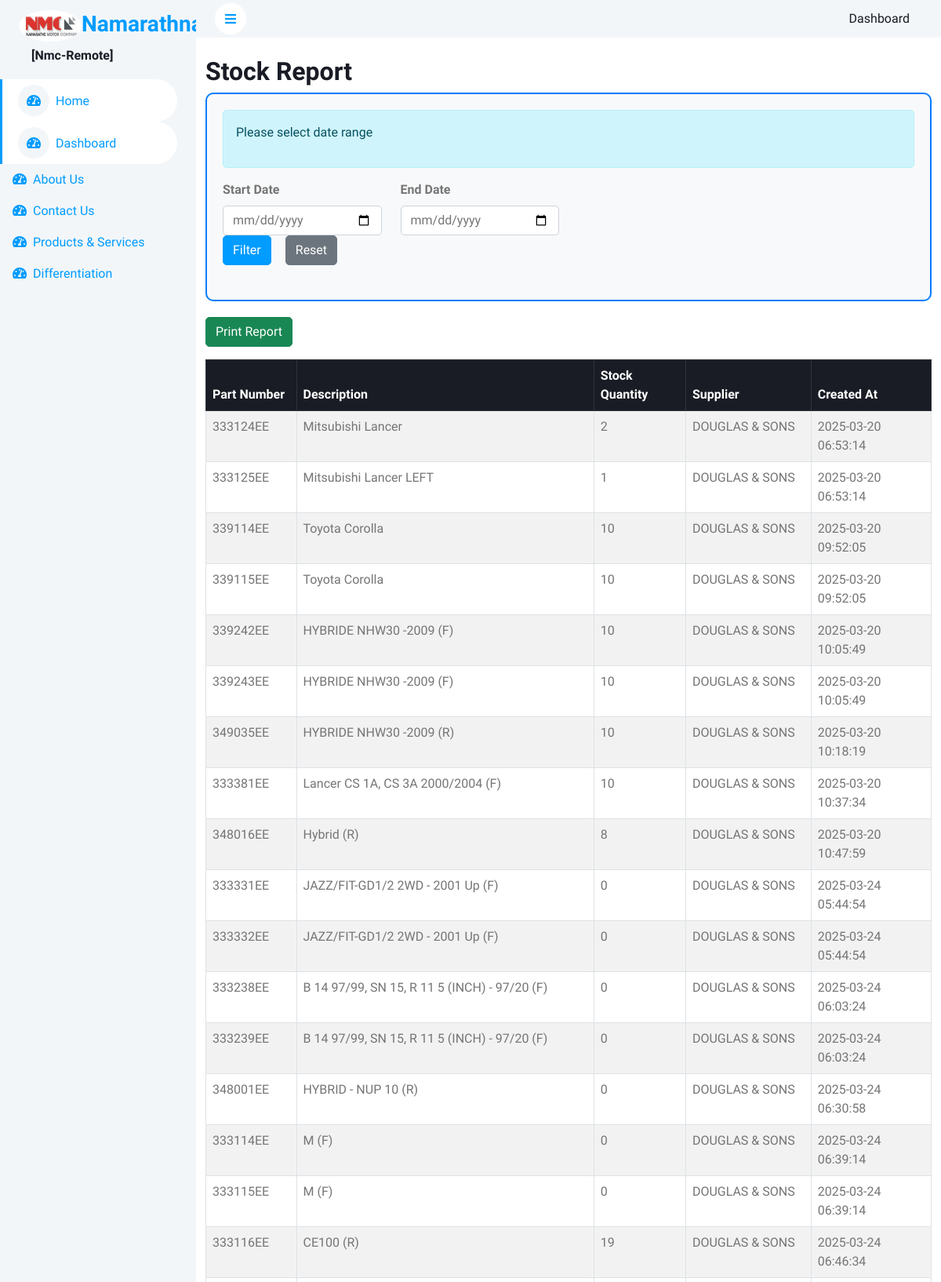
The page /report_stocks.php (signed in, upper part) on the database its author committed.
### tables this page shows
CREATE TABLE `stocks` (
  `id` int(11) NOT NULL,
  `location_id` int(11) NOT NULL,
  `part_number` varchar(50) NOT NULL,
  `description` varchar(255) DEFAULT NULL,
  `image` varchar(255) DEFAULT NULL,
  `category_id` int(11) DEFAULT NULL,
  `cost` decimal(10,2) DEFAULT 0.00,
  `selling_price` decimal(10,2) DEFAULT 0.00,
  `stock_quantity` int(11) DEFAULT 0,
  `supplier_id` int(11) DEFAULT NULL,
  `model_id` int(11) DEFAULT NULL,
  `created_at` timestamp NOT NULL DEFAULT current_timestamp(),
  `flag` enum('active','inactive') NOT NULL DEFAULT 'active',
  `brand_id` int(11) DEFAULT NULL,
  `type_id` int(11) NOT NULL DEFAULT 3,
  `pricelistpage` int(11) NOT NULL,
  `oem_number` varchar(25) NOT NULL,
  `fifo_queue_id` int(11) DEFAULT NULL,
  `rack_id` int(11) DEFAULT 5 COMMENT 'Reference to rack location',
  `alert_threshold` int(11) DEFAULT 5 COMMENT 'Minimum quantity before alert is triggered',
  `last_alert_date` datetime DEFAULT NULL COMMENT 'Date when last low stock alert was sent'
);

CREATE TABLE `suppliers` (
  `id` int(11) NOT NULL,
  `supplier_name` varchar(100) NOT NULL,
  `contact_info` varchar(255) DEFAULT NULL,
  `flag` enum('active','inactive') NOT NULL DEFAULT 'active'
);

### report_stocks.php (the view, shortened to what this page needs)
<?php
include('header.php');
$start_date = '';
$end_date = '';
$sql = "
    SELECT
        stocks.id,
        stocks.part_number,
        stocks.description,
        stocks.stock_quantity,
        stocks.cost,
        stocks.selling_price,
        suppliers.supplier_name,
        stocks.created_at
    FROM
        stocks
    LEFT JOIN
        suppliers ON stocks.supplier_id = suppliers.id
";
if (!empty($start_date) && !empty($end_date)) {
    $start_date = date('Y-m-d', strtotime($start_date));
    $end_date = date('Y-m-d', strtotime($end_date));
    echo "<script>console.log('Start Date:', '$start_date');</script>";
    echo "<script>console.log('End Date:', '$end_date');</script>";
    $sql .= " WHERE DATE(stocks.created_at) BETWEEN :start_date AND :end_date";
    $stmt = $conn->prepare($sql);
    $stmt->execute(['start_date' => $start_date, 'end_date' => $end_date]);
} else {
    $stmt = $conn->prepare($sql);
    $stmt->execute();
}
$stocks = $stmt->fetchAll(PDO::FETCH_ASSOC);
?>
<div class="container mt-4">
    <h2>Stock Report</h2>
    <div class="filter-area">
        <form method="POST" class="mb-4">
            <div class="alert alert-info">
                <p>Please select date range</p>
            </div>
            <div class="row">
                <div class="col-md-3">
                    <label for="start_date" class="form-label"><strong>Start Date</strong></label>
                    <input type="date" class="form-control" id="start_date" name="start_date" value="<?php echo $start_date; ?>">
                </div>
                <div class="col-md-3">
                    <label for="end_date" class="form-label"><strong>End Date</strong></label>
                    <input type="date" class="form-control" id="end_date" name="end_date" value="<?php echo $end_date; ?>">
                </div>
                <div class="d-flex gap-2">
                    <button type="submit" name="filter" class="btn btn-primary">Filter</button>
                    <button type="submit" name="reset" class="btn btn-secondary">Reset</button>
                </div>
            </div>
        </form>
    </div>
    <?php if (!empty($stocks)): ?>
        <div class="mb-3">
            <button onclick="printReport()" class="btn btn-success">Print Report</button>
        </div>
        <table class=" table-striped table table-bordered">
            <thead class="table-dark">
                <tr>
                    <th>Part Number</th>
                    <th>Description</th>
                    <th>Stock Quantity</th>
                    <th>Supplier</th>
                    <th>Created At</th>
                </tr>
            </thead>
            <tbody>
                <?php foreach ($stocks as $stock): ?>
                    <tr>
                        <td><?php echo htmlspecialchars($stock['part_number']); ?></td>
                        <td><?php echo htmlspecialchars($stock['description']); ?></td>
                        <td><?php echo htmlspecialchars($stock['stock_quantity']); ?></td>
                        <td><?php echo htmlspecialchars($stock['supplier_name'] ?? 'N/A'); ?></td>
                        <td><?php echo htmlspecialchars($stock['created_at']); ?></td>
                    </tr>
                <?php endforeach; ?>
            </tbody>
        </table>
    <?php else: ?>
        <div class="alert alert-info">No stock records found.</div>
    <?php endif; ?>
</div>
<?php
include('footer.php');
?>

### css/style.css (style rules this page uses)
:root { --primary: #009CFF; --light: #F3F6F9; --dark: #191C24; }
.btn { transition: .5s; }
.btn.btn-primary { color: #FFFFFF; }

### report_stocks.php (style rules this page uses)
.filter-area { border: 2px solid #007bff; border-radius: 10px; padding: 20px; background-color: #f8f9fa; margin-bottom: 20px; }
.filter-area .btn { margin-right: 10px; }

### rows shown on the page
stocks: part_number "333124EE", description "Mitsubishi Lancer", stock_quantity "2", supplier.supplier_name "DOUGLAS & SONS", created_at "2025-03-20 06:53:14"
stocks: part_number "333125EE", description "Mitsubishi Lancer LEFT", stock_quantity "1", supplier.supplier_name "DOUGLAS & SONS", created_at "2025-03-20 06:53:14"
stocks: part_number "339114EE", description "Toyota Corolla", stock_quantity "10", supplier.supplier_name "DOUGLAS & SONS", created_at "2025-03-20 09:52:05"
stocks: part_number "339115EE", description "Toyota Corolla", stock_quantity "10", supplier.supplier_name "DOUGLAS & SONS", created_at "2025-03-20 09:52:05"
stocks: part_number "339242EE", description "HYBRIDE NHW30 -2009 (F)", stock_quantity "10", supplier.supplier_name "DOUGLAS & SONS", created_at "2025-03-20 10:05:49"
stocks: part_number "339243EE", description "HYBRIDE NHW30 -2009 (F)", stock_quantity "10", supplier.supplier_name "DOUGLAS & SONS", created_at "2025-03-20 10:05:49"
stocks: part_number "349035EE", description "HYBRIDE NHW30 -2009 (R)", stock_quantity "10", supplier.supplier_name "DOUGLAS & SONS", created_at "2025-03-20 10:18:19"
stocks: part_number "333381EE", description "Lancer CS 1A, CS 3A 2000/2004 (F)", stock_quantity "10", supplier.supplier_name "DOUGLAS & SONS", created_at "2025-03-20 10:37:34"
stocks: part_number "348016EE", description "Hybrid (R)", stock_quantity "8", supplier.supplier_name "DOUGLAS & SONS", created_at "2025-03-20 10:47:59"
stocks: part_number "333331EE", description "JAZZ/FIT-GD1/2 2WD - 2001 Up (F)", stock_quantity "0", supplier.supplier_name "DOUGLAS & SONS", created_at "2025-03-24 05:44:54"
stocks: part_number "333332EE", description "JAZZ/FIT-GD1/2 2WD - 2001 Up (F)", stock_quantity "0", supplier.supplier_name "DOUGLAS & SONS", created_at "2025-03-24 05:44:54"
stocks: part_number "333238EE", description "B 14 97/99, SN 15, R 11 5 (INCH) - 97/20 (F)", stock_quantity "0", supplier.supplier_name "DOUGLAS & SONS", created_at "2025-03-24 06:03:24"
stocks: part_number "333239EE", description "B 14 97/99, SN 15, R 11 5 (INCH) - 97/20 (F)", stock_quantity "0", supplier.supplier_name "DOUGLAS & SONS", created_at "2025-03-24 06:03:24"
stocks: part_number "348001EE", description "HYBRID - NUP 10 (R)", stock_quantity "0", supplier.supplier_name "DOUGLAS & SONS", created_at "2025-03-24 06:30:58"
stocks: part_number "333114EE", description "M (F)", stock_quantity "0", supplier.supplier_name "DOUGLAS & SONS", created_at "2025-03-24 06:39:14"
stocks: part_number "333115EE", description "M (F)", stock_quantity "0", supplier.supplier_name "DOUGLAS & SONS", created_at "2025-03-24 06:39:14"
stocks: part_number "333116EE", description "CE100 (R)", stock_quantity "19", supplier.supplier_name "DOUGLAS & SONS", created_at "2025-03-24 06:46:34"

### other values the page prints
$prj_id_ "[Nmc-Remote]"
$menu_item['menu_name_'] "Dashboard"
